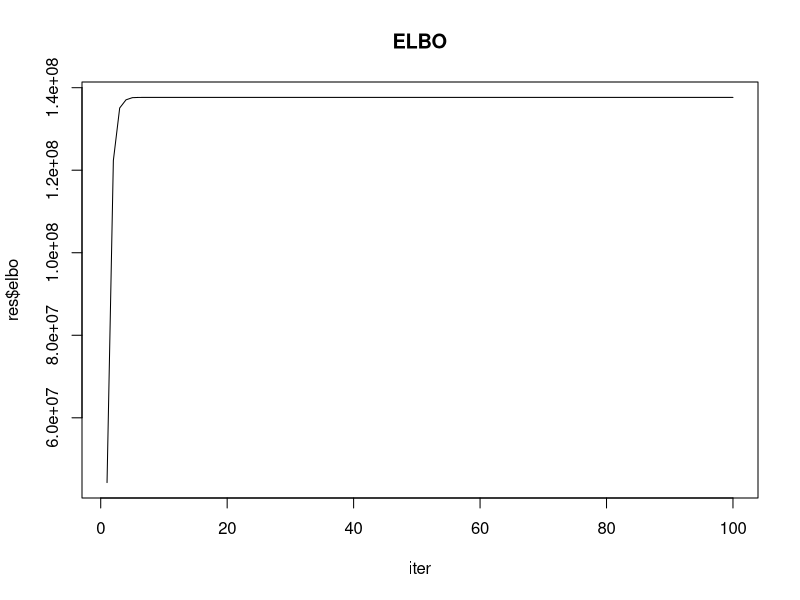

Write the R code that produced this figure.
## LEGACY EXPERIMENT PROTOTYPE. Not part of the frozen MiSo API.
## Use poisson_susie_nmf() from joint-learn-susie-poi-F.R instead.

## ELBO for matrix factorization Poisson-SuSiE
# Y: (N, M)
# F: (K, M)
# xi: (N, D, M)
# gamma_bar: (N, D, K)
# alpha: (N, D, K)
# lambda: (N, D, K)
# alpha0: (N, D)
# lambda0: (N, D)
mf_ELBO <- function(Y, F, xi, gamma_bar, alpha, lambda, alpha0, lambda0) {
  N = dim(gamma_bar)[1]
  D = dim(gamma_bar)[2]
  K = dim(gamma_bar)[3]
  log_F = log(F)
  F_sum = rowSums(F)  # (K,)

  E_log_beta_cond = digamma(alpha) - log(lambda)  # (N, D, K)
  E_log_beta = rowSums(gamma_bar * E_log_beta_cond, dims = 2)  # (N, D)

  term1 = 0
  term2 = 0
  term4 = 0
  for (dd in 1:D) {
    xi_d_Y = xi[, dd, ] * Y  # (N, M)

    # Σ_{i,m} ξ_{imd} y_{im} E[log β_{id}]
    term1 = term1 + sum(E_log_beta[, dd] * rowSums(xi_d_Y))

    # Σ_{i,m} ξ_{imd} y_{im} Σ_k γ̄_{idk} log(F_{km})
    E_log_F_d = gamma_bar[, dd, ] %*% log_F  # (N, M)
    term2 = term2 + sum(xi_d_Y * E_log_F_d)

    # -Σ_{i,m} y_{im} ξ_{imd} log(ξ_{imd})
    xl = xi[, dd, ] * log(xi[, dd, ])
    xl[is.nan(xl)] = 0
    term4 = term4 - sum(xl * Y)
  }

  # -Σ_{i,d,k} γ̄_{idk} (α_{idk}/λ_{idk}) F_sum_k
  gbe = matrix(gamma_bar * alpha / lambda, nrow = N * D, ncol = K)
  term3 = -sum(gbe %*% F_sum)

  # KL discrete: Σ_{i,d,k} γ̄_{idk} (log γ̄_{idk} - log(1/K))
  gb_log_gb = gamma_bar * log(gamma_bar)
  gb_log_gb[is.nan(gb_log_gb)] = 0
  KL_disc = sum(gb_log_gb) + N * D * log(K)

  # KL continuous — loop over k to avoid broadcasting (N,D) -> (N,D,K)
  KL_cont = 0
  for (k in 1:K) {
    KL_cont = KL_cont + sum(gamma_bar[, , k] * (
      (alpha[, , k] - alpha0) * digamma(alpha[, , k])
      + (log(lambda[, , k]) - log(lambda0)) * alpha0
      - (lgamma(alpha[, , k]) - lgamma(alpha0))
      - (lambda[, , k] - lambda0) * alpha[, , k] / lambda[, , k]
    ))
  }

  ELBO = term1 + term2 + term3 + term4 - KL_disc - KL_cont
  return(ELBO)
}

## vectorized inverse digamma via Newton's method (Minka 2000)
inv_digamma <- function(target, n_iter = 5) {
  x = ifelse(target >= -2.22, exp(target) + 0.5, -1 / (target - digamma(1)))
  for (j in 1:n_iter) {
    x = x - (digamma(x) - target) / trigamma(x)
  }
  return(x)
}

## matrix factorization Poisson-SuSiE
# Y: (N, M) count matrix
# F: (K, M) shared factor matrix
# alpha0: (N, D) prior shape
# lambda0: (N, D) prior rate
mf_poi_susie <- function(Y, F, alpha0, lambda0, max_iters = 100, update_prior = TRUE,
                         break_symmetry = FALSE, tol_dist_sim = 1e-4, init_seed = NULL) {
  N = nrow(Y)
  M = ncol(Y)
  K = nrow(F)
  D = ncol(alpha0)

  log_F = log(F)
  F_sum = rowSums(F)  # (K,)

  ## initialization
  if (!is.null(init_seed)) set.seed(init_seed)
  gamma_bar = array(rgamma(N * D * K, 1, 1), dim = c(N, D, K))
  gb_sums = rowSums(gamma_bar, dims = 2)  # (N, D)
  for (k in 1:K) gamma_bar[, , k] = gamma_bar[, , k] / gb_sums

  alpha = array(rgamma(N * D * K, 1, 1), dim = c(N, D, K))
  lambda = array(0, dim = c(N, D, K))
  for (k in 1:K) lambda[, , k] = lambda0 + F_sum[k]

  xi = array(1 / D, dim = c(N, D, M))
  elbo_hist = numeric(max_iters)

  for (iter in 1:max_iters) {

    if (break_symmetry && D > 1) {
      unif = rep(1 / K, K)
      unif_mat_N = matrix(unif, N, K, byrow = TRUE)
      is_active = matrix(TRUE, N, D)
      for (dd in 1:D) {
        is_active[, dd] = sqrt(rowSums((gamma_bar[, dd, ] - unif_mat_N)^2)) > tol_dist_sim
      }
      repeat {
        any_merged = FALSE
        for (d1 in 1:(D - 1)) {
          for (d2 in (d1 + 1):D) {
            pdist = sqrt(rowSums((gamma_bar[, d1, ] - gamma_bar[, d2, ])^2))
            to_merge = which(pdist < tol_dist_sim & is_active[, d1] & is_active[, d2])
            if (length(to_merge) > 0) {
              any_merged = TRUE
              gamma_bar[to_merge, d1, ] = (gamma_bar[to_merge, d1, ] + gamma_bar[to_merge, d2, ]) / 2
              gamma_bar[to_merge, d2, ] = unif_mat_N[to_merge, , drop = FALSE]
              is_active[to_merge, d2] = FALSE
            }
          }
        }
        if (!any_merged) break
      }
    }

    for (d in 1:D) {
      ## update xi for all observations
      E_log_beta_cond = digamma(alpha) - log(lambda)  # (N, D, K)
      E_log_beta = rowSums(gamma_bar * E_log_beta_cond, dims = 2)  # (N, D)

      for (dd in 1:D) {
        xi[, dd, ] = gamma_bar[, dd, ] %*% log_F + E_log_beta[, dd]
      }
      log_xi_max = xi[, 1, ]
      for (dd in 2:D) log_xi_max = pmax(log_xi_max, xi[, dd, ])
      for (dd in 1:D) xi[, dd, ] = xi[, dd, ] - log_xi_max
      xi = exp(xi)
      xi_sum = xi[, 1, ]
      if (D > 1) for (dd in 2:D) xi_sum = xi_sum + xi[, dd, ]
      for (dd in 1:D) xi[, dd, ] = xi[, dd, ] / xi_sum

      ## update effect d for all observations
      xi_d_Y = xi[, d, ] * Y  # (N, M)
      xi_d_Y_sum = rowSums(xi_d_Y)  # (N,)

      alpha_id = xi_d_Y_sum + alpha0[, d]  # (N,)
      for (k in 1:K) alpha[, d, k] = alpha_id
      for (k in 1:K) lambda[, d, k] = lambda0[, d] + F_sum[k]

      # logprob: (N, K)
      logprob = xi_d_Y %*% t(log_F) - alpha_id * log(outer(lambda0[, d], F_sum, "+"))
      logprob = logprob - apply(logprob, 1, max)
      gamma_bar_d = exp(logprob)
      gamma_bar[, d, ] = gamma_bar_d / rowSums(gamma_bar_d)

      if (update_prior) {
        E_beta_bar = rowSums(gamma_bar[, d, ] * alpha[, d, ] / lambda[, d, ])  # (N,)
        E_log_beta_bar = rowSums(gamma_bar[, d, ] *
                                   (digamma(alpha[, d, ]) - log(lambda[, d, ])))  # (N,)
        lambda0[, d] = alpha0[, d] / E_beta_bar
        target = E_log_beta_bar + log(lambda0[, d])  # (N,)
        alpha0[, d] = inv_digamma(target)
        lambda0[, d] = alpha0[, d] / E_beta_bar
      }
    }

    elbo_hist[iter] = mf_ELBO(Y, F, xi, gamma_bar, alpha, lambda, alpha0, lambda0)
  }

  res = list(gamma_bar = gamma_bar, alpha = alpha, lambda = lambda,
             alpha0 = alpha0, lambda0 = lambda0, xi = xi, elbo = elbo_hist)
  return(res)
}

## simulation
set.seed(42)
N = 100
M = 5000
K = 10
D = 3

F = matrix(rgamma(M * K, shape = 0.1, rate = 0.01), nrow = K, ncol = M)

## L: (N, K) — 4 groups of observations with different sparsity patterns
## all share factor 1; groups differ on which 2 other factors are active
n_per_group = N / 4
L = matrix(0, nrow = N, ncol = K)
grp = rep(1:4, each = n_per_group)

L[grp == 1, c(1, 2, 3)] = matrix(rgamma(n_per_group * 3, 2, 1), n_per_group, 3)
L[grp == 2, c(1, 2, 4)] = matrix(rgamma(n_per_group * 3, 2, 1), n_per_group, 3)
L[grp == 3, c(1, 5, 6)] = matrix(rgamma(n_per_group * 3, 2, 1), n_per_group, 3)
L[grp == 4, c(1, 5, 7)] = matrix(rgamma(n_per_group * 3, 2, 1), n_per_group, 3)

## sample Y ~ Poi(L %*% F)
rate = L %*% F  # (N, M)
Y = matrix(rpois(N * M, rate), nrow = N, ncol = M)

## fit
alpha0 = matrix(1, N, D)
lambda0 = matrix(1, N, D)
res = mf_poi_susie(Y, F, alpha0, lambda0, max_iters = 100,
                   update_prior = TRUE, break_symmetry = TRUE, init_seed = 1)

plot(res$elbo, type = "l", main = "ELBO", xlab = "iter")

## check recovery: for each observation, which factors have highest PIP?
## gamma_bar: (N, D, K) — for each (i, d), which k has the most mass?
top_k = matrix(0, N, D)
for (d in 1:D) top_k[, d] = apply(res$gamma_bar[, d, ], 1, which.max)

cat("True nonzero coordinates per group:\n")
cat("  Group 1: 1, 2, 3\n")
cat("  Group 2: 1, 2, 4\n")
cat("  Group 3: 1, 5, 6\n")
cat("  Group 4: 1, 5, 7\n\n")

cat("Recovered top-k per effect (rows = observations, cols = effects):\n")
for (g in 1:4) {
  cat(sprintf("Group %d:\n", g))
  idx = which(grp == g)
  print(table(apply(top_k[idx, ], 1, function(x) paste(sort(x), collapse = ","))))
  cat("\n")
}
